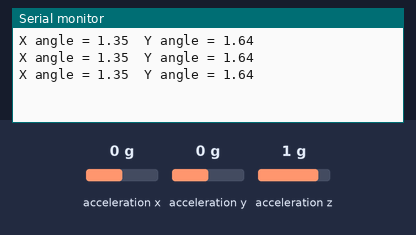
A sketch run on a simulated Arduino Uno, built with avr-gcc and run on an emulated ATmega328P. On the bench: the last lines printed to the serial monitor. Wiring (inferred from the names in the program): MPU-6050 motion sensor at I2C address 0x68. Inputs (shaded band) come from the test bench; at power-on: acceleration z 1 g, acceleration y 0 g, acceleration x 0 g.

Above: at 1.2 s.
1.3 s: acceleration z set to 0 g
At 1.92 s:
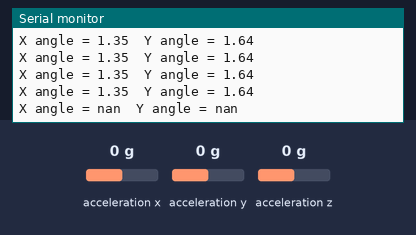
3.5 s: acceleration y set to -1.4 g
At 3.95 s:
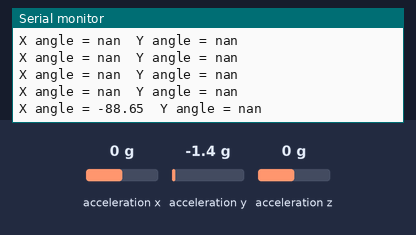
5.6 s: acceleration y set to 0 g
At 6.0 s:
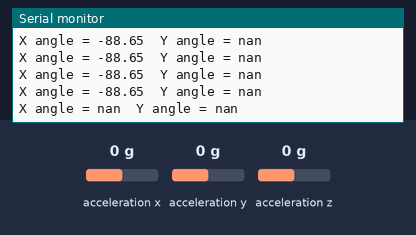
8.6 s: acceleration y set to 0.8 g
At 8.84 s:
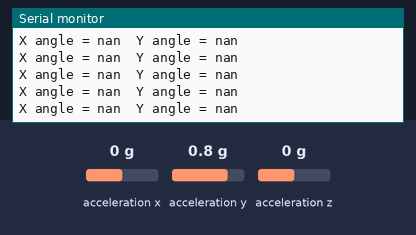
11.6 s: acceleration x set to -1.4 g
At 11.96 s:
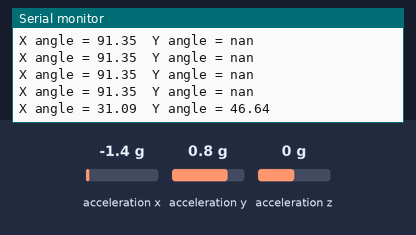

The sketch:

postur_sistem_blue.ino
```cpp
#include <SoftwareSerial.h>  // bluetooth kütüphanesi
#include<Math.h>   //Trigonometrik işlemler için kütüphane
#include <Wire.h>  // ı2c kütüphanesi

SoftwareSerial kambur(7, 6); // RX,TX
const int MPU_addr = 0x68;                        //MPU6050 I2C Slave adresi
unsigned long oncekiMillis = 0;                   //Önceki millis değeri için değişken
const long interval = 30;                         //Ölçümler arasındaki süre (ms) yani sistemin step rate değeri
//(millis unsigned long veri tipinde sayı döndürür. Bu fonksiyon her milisaniyede artan bir sayaç olarak çalışıyor. Değerler milisaniye cinsinden tutulduğu için
//geri döndürülen değerler int float ın tutabileceğinin çok ustunde olabilir bu yüzden unsigned )

float ang_x;  //x y ve z için değişkenler
float ang_y;
float ang_z;

float X_Error =1.35;   // x ve y için hata değerleri
float Y_Error =1.64;

void setup() {
  kambur.begin(9600);                                    // Bluetooth için haberleşme başlatır
  Serial.begin(9600);                                    //Seri haberleşme başlatılır 9600 saniye başına gönderilen ve alınan bit

  Wire.begin();                                          //I2C Başlatılır (Değer girilmedi böylece haberleşme master olarak başlatıldı)
  Wire.beginTransmission(MPU_addr);                      // Master aygıttan slave aygıta veri gönderimini başlatılır buradaki adres slave aygıtın adresidir
  Wire.write(0x6B);                                      // 6B regesterını resetledik
  Wire.write(0x00);                                      // mpu çalıştırıldı
  Wire.endTransmission(true);                            //beginTransmission ile başlattığım veri iletimini bitir
}                                                        //I2C haberleşmesi başlatıldı ve MPU-6050'nin ilk ayarları yapıldı

void loop() {
  unsigned long simdikiMillis = millis();               //Millis fonksiyonu çağrılır ve millis değeri alınır

  if (simdikiMillis - oncekiMillis >= interval) {      //Şimdiki zaman ile son eğim değerimi aldığım zaman arasındaki fark eğim değerini almak istediğim zamandan büyükse (aralık süresinin geçip geçmediği kontrol edilir)
    oncekiMillis = simdikiMillis;                      //Eğimi aldığım son zamanı kaydeder. Önceki mill geçerli mile eşittir

    Wire.beginTransmission(MPU_addr);                    //MPU6050 ile I2C haberleşme başlatılır
    Wire.write(0x3B);                                    //(ACCEL_XOUT_H) accel için okuma başlat 0*3b adresindeki registere ulaşıldı
    Wire.endTransmission(false);                         // beginTransmissinon ile başlatılan iletimi sonlandırır false ile bağlantıyı aktif tutar ve yeniden başlatma gönderir
    Wire.requestFrom(MPU_addr, 6, true);                 // Veri istenir ilk parametre veriyi isteyeceğimiz slave adresi ikini parametre kaç bytlık veri olduğu true veriyolunu serbest bırakır

    int16_t XEksen =  (Wire.read() << 8 | Wire.read()); //Sırası ile okunan her iki byte birleştirilerek sırayla değişkenlere yazdırılır (0x3B (ACCEL_XOUT_H) & 0x3C (ACCEL_XOUT_L))
    int16_t YEksen =  (Wire.read() << 8 | Wire.read()); //bu şekilde mpu dan tüm değrler okunur (0x3D (ACCEL_YOUT_H) & 0x3E (ACCEL_YOUT_L))
    int16_t ZEksen =  (Wire.read() << 8 | Wire.read()); //Tüm değerlerin okunabilmesi için 0*3b adresinden başlanıldı  (0x3F (ACCEL_ZOUT_H) & 0x40 (ACCEL_ZOUT_L))
    // int16_t 16 bit 2 byte  yani bu değişkenin boyutu sabittir

    ang_x = (atan(YEksen/(sqrt(pow(XEksen,2)+pow(ZEksen,2)))) * 180 / PI)+X_Error; //Euler Açı formülüne göre açı hesabı.(X-Ekseni)[ atan arktanjantı alır,sqrt karekök alır,pow üstünü hesaplar]
    ang_y = (atan(-1*XEksen/(sqrt(pow(XEksen,2)+pow(ZEksen,2)))) * 180 / PI)+Y_Error; //Euler Açı formülüne göre açı hesabı. (Y-Ekseni)[burada 180 / pi 57,296 sonucunu verecektir]


    Serial.print("X angle = "); //X ve Y eksenleri için açı değerleri seri porttan basılır
    Serial.print(ang_x);
    Serial.print("");
    Serial.print("\t");
    Serial.print("Y angle = ");
    Serial.println(ang_y);
    int x_acisi = ang_x;
    kambur.print(ang_x);            // X açısı değrleri bluetooth ile uygulamaya gönderilir
    kambur.print(";");

   if(x_acisi <70){                // Motorun titreşimi için koşul
     digitalWrite(13, HIGH);
     delay(300);
    digitalWrite(13,LOW);
    }else{
       digitalWrite(13, LOW);
      }
    delay(100);

  }
}
```

Measured:
- after the input at 1.3 s, the serial monitor: prints a new line after 0.36 s (image 1)
- after the input at 3.5 s, the serial monitor: prints a new line after 0.19 s (image 2)
- after the input at 11.6 s, the serial monitor: prints a new line after 0.10 s (image 5)
